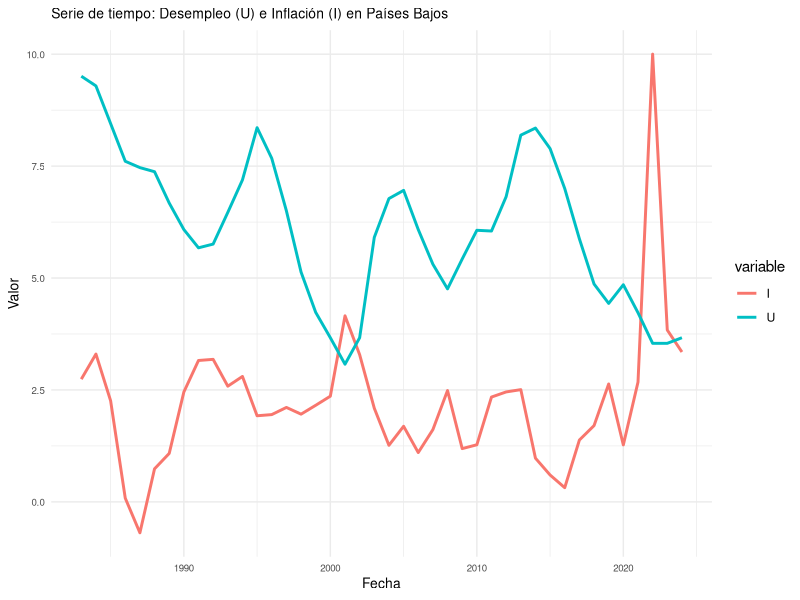
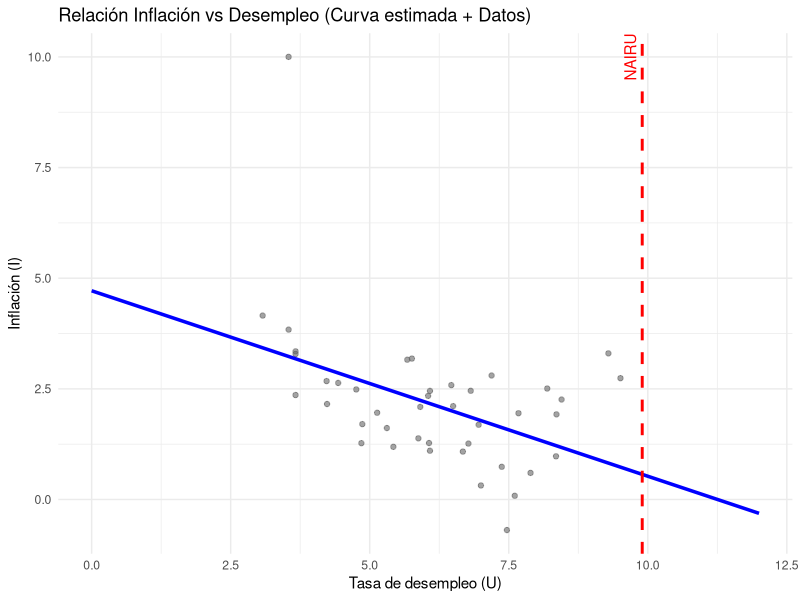

Recreate these plots in R, in order.
## ---- chunk 1
if(!require(readr)) install.packages("readr"); library(readr)
if(!require(dplyr)) install.packages("dplyr"); library(dplyr)
if(!require(ggplot2)) install.packages("ggplot2"); library(ggplot2)
if(!require(tidyr)) install.packages("tidyr"); library(tidyr)
## ---- chunk 2
DFU <- read.csv("LRHUTTTTNLA156N.csv")
DFI <- read.csv("FPCPITOTLZGNLD.csv")
## ---- chunk 3
#limpieza de datos y union
DFF <- full_join(DFU, DFI, by ='observation_date')
# DFF quedara definida como nuestra base
DFF <- DFF |> rename(U = LRHUTTTTNLA156N) |> rename(I = FPCPITOTLZGNLD) |>
    na.omit() 

DFF$observation_date <- as.Date(DFF$observation_date, format = "%Y-%m-%d")
 # aca le damo el formato de fechas, ademas del el renombre de las variables y
 #limpieza de NA
## ---- chunk 4

DFF_long <- DFF |> 
  pivot_longer(cols = c(U, I), 
               names_to = "variable", 
               values_to = "valor")


ggplot(DFF_long, aes(x = observation_date, y = valor, color = variable)) +
  geom_line(size = 1) +
  labs(
    title = "Serie de tiempo: Desempleo (U) e Inflación (I) en Países Bajos",
    x = "Fecha",
    y = "Valor"
  ) +
  theme_minimal() +
  theme(
    plot.title = element_text(size = 10),   
    axis.title = element_text(size = 10),   
    axis.text = element_text(size = 7)      
  )


## ---- chunk 5
summary(DFF$I)
## ---- chunk 6
summary(DFF$U)
## ---- chunk 7
#Prueba con lM
modelo <- lm(I ~ lag(I,1) + U + lag(U,1), data=DFF)
summary(modelo)
## ---- chunk 8
# Define los coeficientes según tu modelo
intercept <- 3.84461
b_Ilag <- 0.30210
b_U <- -0.41908
b_Ulag <- 0.03396

# Valores promedio para los retardos (ajusta si quieres)
I_lag_mean <- mean(DFF$I, na.rm = TRUE)
U_lag_mean <- mean(DFF$U, na.rm = TRUE)

# NAIRU
nairu_value <- 9.9

# Rango extendido de desempleo (ejemplo: 0 a 12)
U_values <- seq(0, 12, length.out = 200)

# Inflación estimada para la línea
I_values <- intercept + b_Ilag * I_lag_mean + b_U * U_values + b_Ulag * U_lag_mean

# Data frame para la curva
df_curve <- data.frame(U = U_values, I = I_values)

# Graficar
library(ggplot2)
ggplot() +
  geom_point(data = DFF, aes(x = U, y = I), color = "gray40", alpha = 0.6) +
  geom_line(data = df_curve, aes(x = U, y = I), color = "blue", size = 1.2) +
  geom_vline(xintercept = nairu_value, linetype = "dashed", color = "red", size = 1) +
  annotate("text", x = nairu_value, y = max(DFF$I, na.rm = TRUE),
           label = "NAIRU", color = "red", vjust = -0.5, angle = 90) +
  labs(title = "Relación Inflación vs Desempleo (Curva estimada + Datos)",
       x = "Tasa de desempleo (U)",
       y = "Inflación (I)") +
  theme_minimal()
